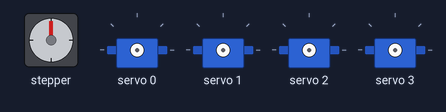
A sketch run on a simulated Arduino Uno, built with avr-gcc and run on an emulated ATmega328P. On the bench: stepper motor, 4 × servo. Stepper angles assume 200 steps per turn.

Above: at 0.05 s.
At 1.0 s:
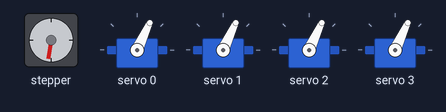
At 2.0 s:
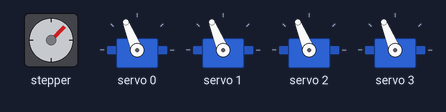
At 3.95 s:
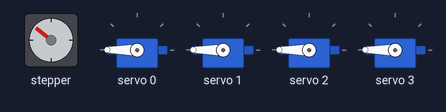
At 5.9 s:
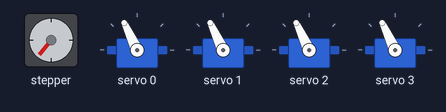
At 7.9 s:
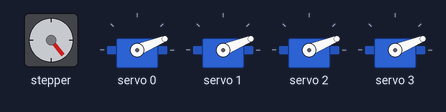
Timing chart, 0 to 10.4 s (numbered marks = the images above):
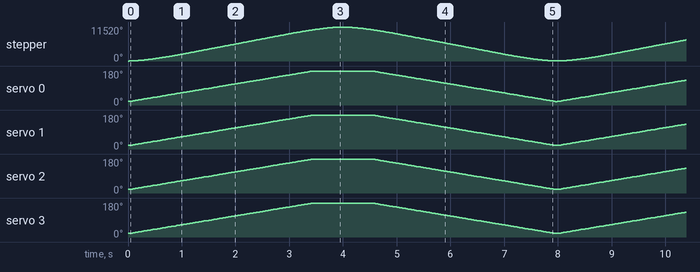

The sketch:

complete-dynamic.ino
```cpp
// Complete test code for PE
// parallel operation
#include <AccelStepper.h>
#include <Wire.h>
#include <Adafruit_PWMServoDriver.h>

// Define pins for stepper motor
const int DIR = 2;  // Direction pin
const int STEP = 4; // Step pin

#define motorInterfaceType 1
AccelStepper motor(motorInterfaceType, STEP, DIR);


Adafruit_PWMServoDriver pwm = Adafruit_PWMServoDriver();

// Define servo parameters
#define SERVOMIN 150  // Minimum pulse length count
#define SERVOMAX 600  // Maximum pulse length count
#define SERVO_FREQ 50 // Frequency for analog servos (~50 Hz)

// Variables for servo movement control
unsigned long previousMillis = 0;
const long interval = 10;  // Update every 10ms for smooth movement
int currentServoPosition = SERVOMIN;
int targetServoPosition = SERVOMAX;
bool isAscending = true;

void moveServos();

/**
 * @brief Initializes the serial communication, I2C bus, PWM servo driver, and stepper motor.
 *
 * - Initializes serial communication with a baud rate of 115200.
 * - Initializes the I2C bus.
 * - Initializes the PWM servo driver and sets the PWM frequency to 50 Hz.
 * - Initializes the stepper motor and sets its maximum speed, acceleration, and initial position.
 */
void setup() {
  Serial.begin(115200);


  motor.setMaxSpeed(32000);  // Set max speed for stepper motor (adjust as necessary)
  motor.setAcceleration(10000);  // Set reasonable acceleration for stepper motor
  motor.setSpeed(10000);  // Set initial speed for stepper motor

  pwm.begin();
  pwm.setPWMFreq(SERVO_FREQ);
}

/**
 * @brief Executes the main control loop for the robotic arm.
 *
 * @details
 * - Moves the stepper motor 360° clockwise and sets servos to 180°.
 * - Continuously runs the stepper motor and moves the servos incrementally.
 * - Once stepper completes 360° clockwise, reverses its direction and sets servos back to 0°.
 * - Both motors operate simultaneously, allowing smooth and synchronized movements.
 */
void loop() {
  // Move stepper motor 360° clockwise (move forward)
  if (motor.distanceToGo() == 0) {
    motor.moveTo(6400);  // Move 6400 steps (360° for 1/32 microstepping)
    targetServoPosition = SERVOMAX;  // Move servos to 180°
    isAscending = true;  // Ascend servo from 0 to 180°
  }

  // Move stepper motor
  motor.run();

  // Move servos incrementally
  moveServos();

  // Once the stepper reaches 360° clockwise, reverse direction
  if (motor.distanceToGo() == 0) {
    motor.moveTo(0);  // Move stepper motor back to 0 (360° counterclockwise)
    targetServoPosition = SERVOMIN;  // Move servos back to 0°
    isAscending = false;  // Descend servo from 180° back to 0°
  }

  // Allow both motors to move simultaneously
  motor.run();
  moveServos();
}

/**
 * @brief Updates the positions of servos incrementally based on the target position and direction.
 *
 * @details
 * - Checks if the interval has elapsed to update the servo position.
 * - Increments or decrements the servo position based on the `isAscending` flag.
 * - Reverses the direction of movement when the target position is reached.
 * - Updates the PWM signals for all servos to reflect the current position.
 */
void moveServos() {
  // Check if it's time to update the servo position
  unsigned long currentMillis = millis();
  if (currentMillis - previousMillis >= interval) {
    previousMillis = currentMillis;

    // Move servos incrementally
    if (isAscending) {
      currentServoPosition++;
      if (currentServoPosition >= targetServoPosition) {
        isAscending = false;  // Reverse servo direction when target is reached
      }
    } else {
      currentServoPosition--;
      if (currentServoPosition <= targetServoPosition) {
        isAscending = true;  // Reverse servo direction when target is reached
      }
    }

    // Update the servo positions
    pwm.setPWM(0, 0, currentServoPosition);
    pwm.setPWM(1, 0, currentServoPosition);
    pwm.setPWM(2, 0, currentServoPosition);
    pwm.setPWM(3, 0, currentServoPosition);
  }
}
```

Measured:
- by itself, stepper: turns 11518° clockwise in 4.0 s, then 11517° counter-clockwise in 4.0 s, repeating every 8.0 s
